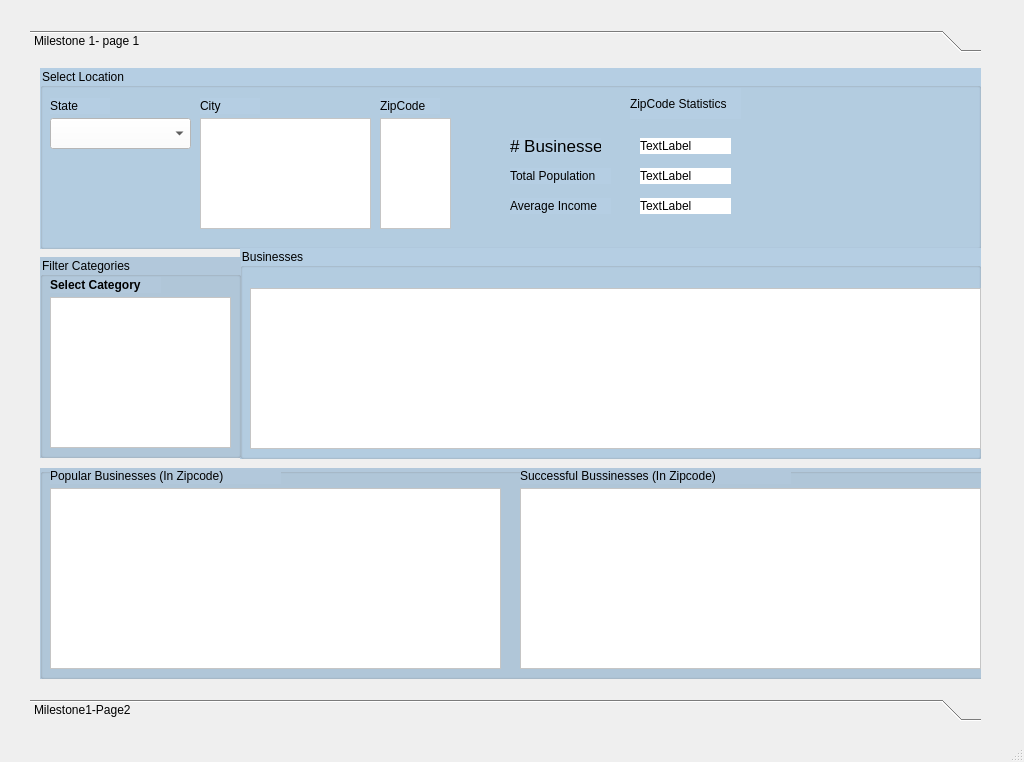
<?xml version="1.0" encoding="UTF-8"?>
<ui version="4.0">
 <class>MainWindow</class>
 <widget class="QMainWindow" name="MainWindow">
  <property name="geometry">
   <rect>
    <x>0</x>
    <y>0</y>
    <width>1024</width>
    <height>762</height>
   </rect>
  </property>
  <property name="windowTitle">
   <string>MainWindow</string>
  </property>
  <widget class="QWidget" name="centralwidget">
   <widget class="QToolBox" name="toolBox">
    <property name="geometry">
     <rect>
      <x>30</x>
      <y>30</y>
      <width>951</width>
      <height>691</height>
     </rect>
    </property>
    <property name="currentIndex">
     <number>0</number>
    </property>
    <widget class="QWidget" name="page">
     <property name="geometry">
      <rect>
       <x>0</x>
       <y>0</y>
       <width>951</width>
       <height>623</height>
      </rect>
     </property>
     <attribute name="label">
      <string>Milestone 1- page 1</string>
     </attribute>
     <widget class="QGroupBox" name="groupBox">
      <property name="geometry">
       <rect>
        <x>10</x>
        <y>10</y>
        <width>941</width>
        <height>181</height>
       </rect>
      </property>
      <property name="styleSheet">
       <string notr="true">background-color: rgb(181, 206, 227);
font: 13pt &quot;Arial&quot;;</string>
      </property>
      <property name="title">
       <string>Select Location</string>
      </property>
      <widget class="QComboBox" name="stateList">
       <property name="geometry">
        <rect>
         <x>10</x>
         <y>50</y>
         <width>141</width>
         <height>31</height>
        </rect>
       </property>
       <property name="font">
        <font>
         <family>Arial</family>
         <pointsize>13</pointsize>
         <weight>50</weight>
         <italic>false</italic>
         <bold>false</bold>
        </font>
       </property>
       <property name="focusPolicy">
        <enum>Qt::WheelFocus</enum>
       </property>
       <property name="autoFillBackground">
        <bool>false</bool>
       </property>
       <property name="styleSheet">
        <string notr="true">background-color: rgb(255, 255, 255);
font: 13pt &quot;Arial&quot;;</string>
       </property>
      </widget>
      <widget class="QLabel" name="label">
       <property name="geometry">
        <rect>
         <x>10</x>
         <y>30</y>
         <width>60</width>
         <height>16</height>
        </rect>
       </property>
       <property name="text">
        <string>State</string>
       </property>
      </widget>
      <widget class="QLabel" name="label_2">
       <property name="geometry">
        <rect>
         <x>160</x>
         <y>30</y>
         <width>60</width>
         <height>16</height>
        </rect>
       </property>
       <property name="text">
        <string>City</string>
       </property>
      </widget>
      <widget class="QListWidget" name="cityList">
       <property name="geometry">
        <rect>
         <x>160</x>
         <y>50</y>
         <width>171</width>
         <height>111</height>
        </rect>
       </property>
       <property name="styleSheet">
        <string notr="true">background-color: rgb(255, 255, 255);
font: 10pt &quot;.AppleSystemUIFont&quot;;</string>
       </property>
      </widget>
      <widget class="QLabel" name="label_3">
       <property name="geometry">
        <rect>
         <x>340</x>
         <y>30</y>
         <width>60</width>
         <height>16</height>
        </rect>
       </property>
       <property name="text">
        <string>ZipCode</string>
       </property>
      </widget>
      <widget class="QListWidget" name="ZipCodeList">
       <property name="geometry">
        <rect>
         <x>340</x>
         <y>50</y>
         <width>71</width>
         <height>111</height>
        </rect>
       </property>
       <property name="styleSheet">
        <string notr="true">background-color: rgb(255, 255, 255);</string>
       </property>
      </widget>
      <widget class="QLabel" name="ZipCodeLabel">
       <property name="geometry">
        <rect>
         <x>590</x>
         <y>20</y>
         <width>111</width>
         <height>31</height>
        </rect>
       </property>
       <property name="text">
        <string>ZipCode Statistics</string>
       </property>
      </widget>
      <widget class="QLabel" name="num_businesses_label">
       <property name="geometry">
        <rect>
         <x>470</x>
         <y>70</y>
         <width>91</width>
         <height>16</height>
        </rect>
       </property>
       <property name="font">
        <font>
         <family>Arial</family>
         <pointsize>13</pointsize>
         <weight>50</weight>
         <italic>false</italic>
         <bold>false</bold>
        </font>
       </property>
       <property name="text">
        <string># Businesses</string>
       </property>
      </widget>
      <widget class="QLabel" name="pop_label">
       <property name="geometry">
        <rect>
         <x>470</x>
         <y>100</y>
         <width>101</width>
         <height>16</height>
        </rect>
       </property>
       <property name="text">
        <string>Total Population</string>
       </property>
      </widget>
      <widget class="QLabel" name="income_label">
       <property name="geometry">
        <rect>
         <x>470</x>
         <y>130</y>
         <width>101</width>
         <height>16</height>
        </rect>
       </property>
       <property name="text">
        <string>Average Income</string>
       </property>
      </widget>
      <widget class="QLabel" name="num_businesses_obj">
       <property name="geometry">
        <rect>
         <x>600</x>
         <y>70</y>
         <width>91</width>
         <height>16</height>
        </rect>
       </property>
       <property name="styleSheet">
        <string notr="true">background-color: rgb(255, 255, 255);</string>
       </property>
       <property name="text">
        <string>TextLabel</string>
       </property>
      </widget>
      <widget class="QLabel" name="pop_obj">
       <property name="geometry">
        <rect>
         <x>600</x>
         <y>100</y>
         <width>91</width>
         <height>16</height>
        </rect>
       </property>
       <property name="styleSheet">
        <string notr="true">background-color: rgb(255, 255, 255);</string>
       </property>
       <property name="text">
        <string>TextLabel</string>
       </property>
      </widget>
      <widget class="QLabel" name="avg_obj">
       <property name="geometry">
        <rect>
         <x>600</x>
         <y>130</y>
         <width>91</width>
         <height>16</height>
        </rect>
       </property>
       <property name="styleSheet">
        <string notr="true">background-color: rgb(255, 255, 255);</string>
       </property>
       <property name="text">
        <string>TextLabel</string>
       </property>
      </widget>
      <zorder>label</zorder>
      <zorder>label_2</zorder>
      <zorder>cityList</zorder>
      <zorder>stateList</zorder>
      <zorder>label_3</zorder>
      <zorder>ZipCodeList</zorder>
      <zorder>ZipCodeLabel</zorder>
      <zorder>num_businesses_label</zorder>
      <zorder>pop_label</zorder>
      <zorder>income_label</zorder>
      <zorder>num_businesses_obj</zorder>
      <zorder>pop_obj</zorder>
      <zorder>avg_obj</zorder>
     </widget>
     <widget class="QGroupBox" name="businessGroup">
      <property name="geometry">
       <rect>
        <x>210</x>
        <y>190</y>
        <width>741</width>
        <height>211</height>
       </rect>
      </property>
      <property name="styleSheet">
       <string notr="true">background-color: rgb(181, 206, 227);
font: 18pt &quot;.AppleSystemUIFont&quot;;</string>
      </property>
      <property name="title">
       <string>Businesses</string>
      </property>
      <widget class="QTableWidget" name="businessTable">
       <property name="geometry">
        <rect>
         <x>10</x>
         <y>40</y>
         <width>731</width>
         <height>161</height>
        </rect>
       </property>
       <property name="styleSheet">
        <string notr="true">background-color: rgb(255, 255, 255);
font: 10pt &quot;.AppleSystemUIFont&quot;;</string>
       </property>
       <attribute name="horizontalHeaderVisible">
        <bool>true</bool>
       </attribute>
       <attribute name="verticalHeaderVisible">
        <bool>false</bool>
       </attribute>
      </widget>
     </widget>
     <widget class="QGroupBox" name="groupBox_2">
      <property name="geometry">
       <rect>
        <x>10</x>
        <y>199</y>
        <width>201</width>
        <height>201</height>
       </rect>
      </property>
      <property name="styleSheet">
       <string notr="true">background-color: rgb(178, 200, 219);</string>
      </property>
      <property name="title">
       <string>Filter Categories</string>
      </property>
      <widget class="QLabel" name="label_4">
       <property name="geometry">
        <rect>
         <x>10</x>
         <y>20</y>
         <width>111</width>
         <height>16</height>
        </rect>
       </property>
       <property name="font">
        <font>
         <weight>75</weight>
         <bold>true</bold>
        </font>
       </property>
       <property name="text">
        <string>Select Category</string>
       </property>
      </widget>
      <widget class="QListWidget" name="CategoryList">
       <property name="geometry">
        <rect>
         <x>10</x>
         <y>40</y>
         <width>181</width>
         <height>151</height>
        </rect>
       </property>
       <property name="styleSheet">
        <string notr="true">background-color: rgb(255, 255, 255);</string>
       </property>
      </widget>
     </widget>
     <widget class="QGroupBox" name="groupBox_3">
      <property name="geometry">
       <rect>
        <x>10</x>
        <y>410</y>
        <width>951</width>
        <height>211</height>
       </rect>
      </property>
      <property name="styleSheet">
       <string notr="true">background-color: rgb(178, 200, 219);</string>
      </property>
      <property name="title">
       <string/>
      </property>
      <widget class="QTableWidget" name="popularTable">
       <property name="geometry">
        <rect>
         <x>10</x>
         <y>20</y>
         <width>451</width>
         <height>181</height>
        </rect>
       </property>
       <property name="styleSheet">
        <string notr="true">background-color: rgb(255, 255, 255);</string>
       </property>
      </widget>
      <widget class="QTableWidget" name="successfulTable">
       <property name="geometry">
        <rect>
         <x>480</x>
         <y>20</y>
         <width>461</width>
         <height>181</height>
        </rect>
       </property>
       <property name="styleSheet">
        <string notr="true">background-color: rgb(255, 255, 255);</string>
       </property>
      </widget>
      <widget class="QLabel" name="label_5">
       <property name="geometry">
        <rect>
         <x>10</x>
         <y>0</y>
         <width>231</width>
         <height>16</height>
        </rect>
       </property>
       <property name="text">
        <string>Popular Businesses (In Zipcode)</string>
       </property>
      </widget>
      <widget class="QLabel" name="label_6">
       <property name="geometry">
        <rect>
         <x>480</x>
         <y>0</y>
         <width>271</width>
         <height>16</height>
        </rect>
       </property>
       <property name="text">
        <string>Successful Bussinesses (In Zipcode)</string>
       </property>
      </widget>
     </widget>
    </widget>
    <widget class="QWidget" name="page_2">
     <property name="geometry">
      <rect>
       <x>0</x>
       <y>0</y>
       <width>951</width>
       <height>623</height>
      </rect>
     </property>
     <attribute name="label">
      <string>Milestone1-Page2</string>
     </attribute>
    </widget>
   </widget>
  </widget>
  <widget class="QMenuBar" name="menubar">
   <property name="geometry">
    <rect>
     <x>0</x>
     <y>0</y>
     <width>1024</width>
     <height>24</height>
    </rect>
   </property>
  </widget>
  <widget class="QStatusBar" name="statusbar"/>
 </widget>
 <resources/>
 <connections/>
</ui>
